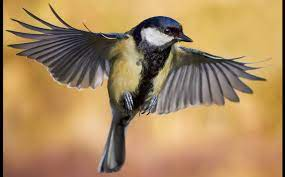
#> input picture bird.jpg, 285 x 177 px
$ python -i imgHandler.py   (imports and definitions only)
#> lines starting #> are read from the running program, lines starting #| are printed output that depends on the picture
### app/imageTools/asciiConverter.py
import numpy as np

def convert(img: np.uint8):
    characters = "Ñ@#W$9876543210?!abc;:+=-,._ "
    divisiveNumber = 256/ len(characters)
    resultFrame = ""

    for row in img:
        for pixel in row:
            resultFrame += characters[int(pixel//divisiveNumber)] * 3
        resultFrame += "\n"
    return resultFrame

# [30 lines of commented-out code are left out]

### app/imageTools/imgHandler.py
import sys
import os
import cv2 as cv
from imageTools.asciiConverter import convert


def imgToAsc():
    file_name = input("which file would you like to convert? :")
#> the answer given: ../../bird.jpg

    img = cv.imread(filename=file_name)
#> img is the input picture: shape (177, 285, 3); mean B, G, R 94.9, 137.5, 170
    if img is None:
        sys.exit("could not read the file.")

    print("***INPUT 0 FOR ORIGINAL IMAGE SIZE***")
    new_width = int(input("input the desired width of an image: "))
#> the answer given: 100
    new_height = int(input("input the desired height of the image: "))
#> the answer given: 100

    img = cv.cvtColor(img, cv.COLOR_BGR2GRAY)
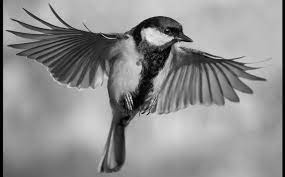
#> img: shape (177, 285); min 0, max 241, mean 142.4

    if(new_height != 0 and new_width != 0):
        img = cv.resize(img, (new_width, new_height), interpolation = cv.INTER_CUBIC)
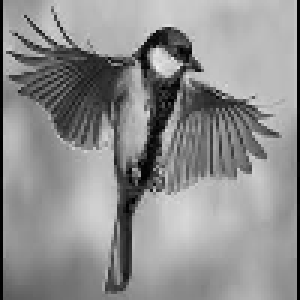
#> img: shape (100, 100) (shown 3 times larger); min 0, max 240, mean 142.3

    return convert(img)
#> the loop in convert, `for row in img:` made 100 passes

>>> result = imgToAsc()
